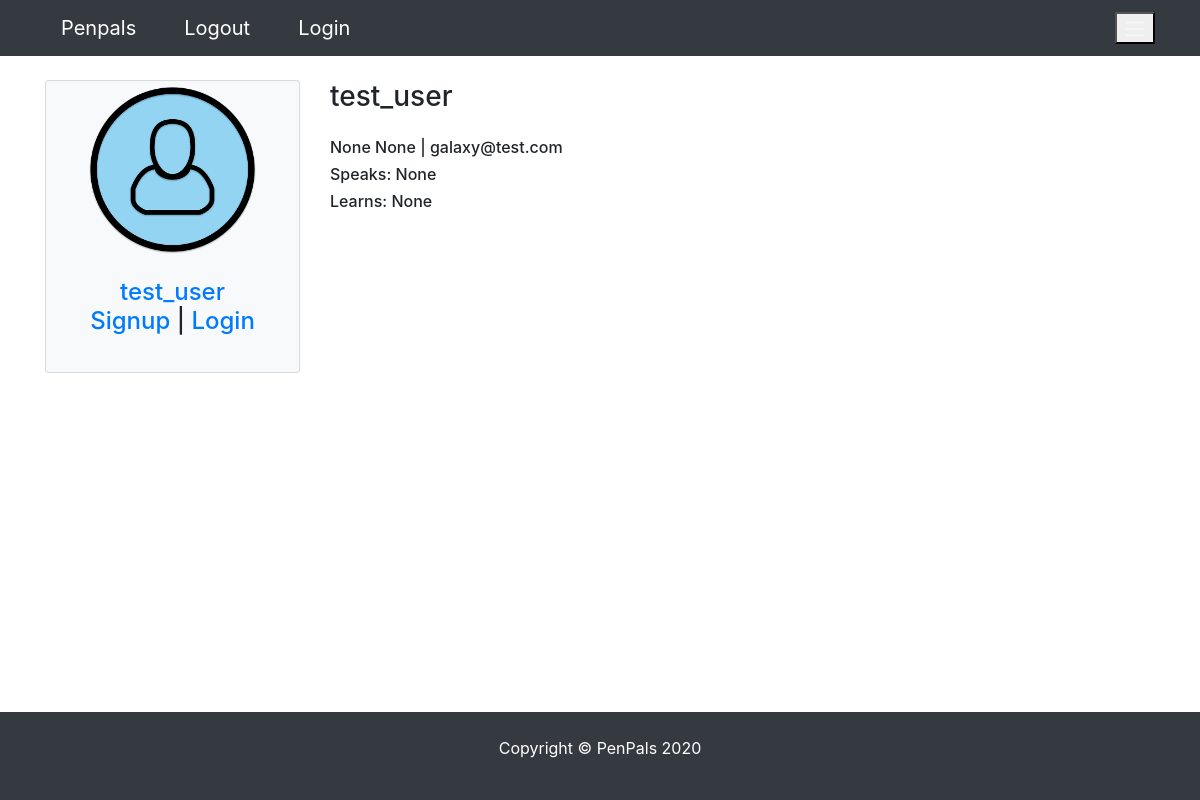
/profile/4, run on an earlier commit of the app's database.
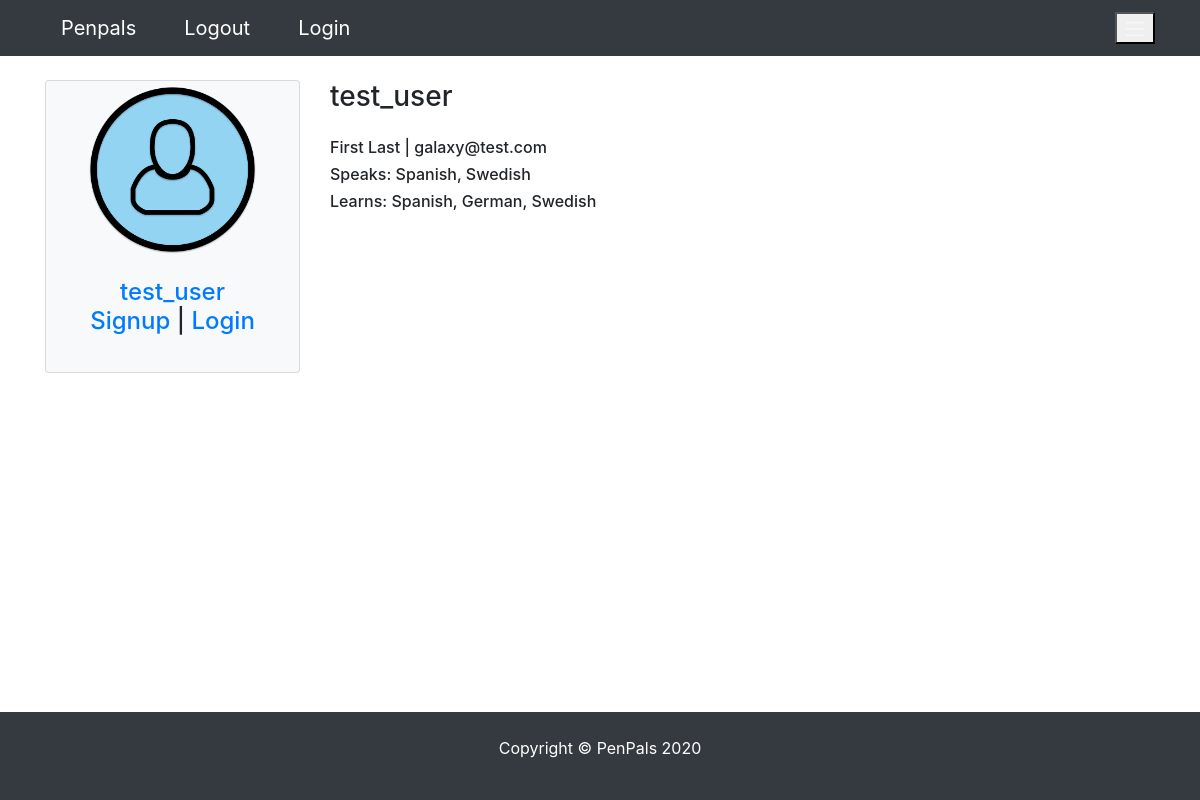
And on a later commit of the database.
### pages/models.py (models this page shows)
class Profile(models.Model):
    user = models.OneToOneField(
        User, blank=True, null=True, on_delete=models.CASCADE)
    first = models.CharField(max_length=200, blank=True, null=True)
    last = models.CharField(max_length=200, blank=True, null=True)
    photo = models.ImageField(
        default='user.png', upload_to='photos/%y/%m',  blank=True, null=True)
    friends = models.ManyToManyField('self', blank=True)
    speaks = models.CharField(max_length=200, blank=True, null=True)
    learns = models.CharField(max_length=200, blank=True, null=True)
    def __str__(self):
        return str(self.user)
    def get_absolute_url(self):
        return reverse("pages:profile", kwargs={"profile_id":self.pk})
    class Meta:
        ordering = ['-id']

### pages/views.py (the view)
# urls.py: path('profile/<int:profile_id>', ProfileView.as_view(), name="profile"),
class ProfileView(SuccessMessageMixin, DetailView):
    template_name = 'pages/profile.html'
    form_class = ProfileViewForm
    context_object_name = 'profile'
    model = Profile
    def get_object(self):
        instance = Profile.objects.get(id=self.kwargs['profile_id'])  # self.request.user.profile.id)
        instance.speaks = from_value_to_label(instance.speaks)
        instance.learns = from_value_to_label(instance.learns)
        return instance

### pages/utils.py (called while the page is built)
def from_value_to_label(field):
    if field is not None:
        list_of_labels = [label for value, label in LANGUAGE_CHOICES if str(value) in field]
        return ", ".join(list_of_labels)  # list_of_labels  #ast.literal_eval(field)  # [int(i) for i in field.replace('[','').replace(']','').replace(',','').replace("'",'').split(" ")] # list_of_labels #
    return field

### pages/templates/pages/profile.html (shortened to what this page needs)
{% extends 'pages/base.html' %}
{% block content %}
<div class="row">
  {% include 'pages/partials/_sidebar.html' %}
  <div class="col-md-9 col-sm-12">
    <h3>{{profile.user}}</h3>
    <div class="my-4">
        <h6>{{profile.first}} {{profile.last}} | {{profile.user.email}}</h6>
        <h6>Speaks: {{profile.speaks}}</h6>
        <h6>Learns: {{profile.learns}}</h6>
    </div>
  </div>
</div>
{% endblock content %}

### templates/pages/base.html (shortened to what this page needs)
{% load static %}
<!DOCTYPE html>
<html lang="en">
  <head>
    <link
      rel="stylesheet"
      href="{% static 'vendor/bootstrap/css/bootstrap.min.css' %}"
    />
    <link rel="stylesheet" href="{% static 'css/styles.css' %}" />
  </head>
  <body class="d-flex flex-column min-vh-100">
    <nav class="navbar navbar-expand-md bg-dark navbar-dark">
      <div class="container">
        <div class="d-flex justify-content-start">
          <a href="" class="navbar navbar-brand">Penpals</a>
          <a href="{% url 'logout' %}" class="navbar navbar-brand">Logout</a>
          <a href="{% url 'login' %}" class="navbar navbar-brand">Login</a>
        </div>
        <div class="d-flex justify-content-end">
          <button
            class="navbar-toggle"
            data-toggle="collapse"
            data-target="#collapsibleNavbar"
          >
            <span class="navbar-toggler-icon"></span>
          </button>
        </div>
      </div>
    </nav>
    <div class="container mt-4">
      {% block content %}
      {% endblock content %}
    </div>
    <footer class="bg-dark text-white mt-auto">
      <div class="container py-4">
        <p class="text-center">Copyright &copy; PenPals 2020</p>
      </div>
    </footer>
  </body>
</html>

### pages/templates/pages/partials/_sidebar.html
<div class="col-lg-3 col-md-3 col-sm-6 mx-auto">
    <div class="card bg-light mw-30rem">
        {% if profile.photo %}
            <img src="{{profile.photo.url}}" alt="profile photo url" class="card-img-top mx-auto rounded-circle">
        {% else %}
            <img src="https://placehold.it/200x200" alt="profile photo url" class="card-img-top mx-auto rounded-circle">
        {% endif %}
        <div class="card-body text-center">
            <h4 class="card-title">
                <a href="{{profile.get_absolute_url}}">{{profile}}</a>
                {% if request.user == profile.user %}
                <p>Welcome to PenPals, {{profile.user}}</p>
                <p><a href="{% url 'logout' %}">Logout</a></p>
                {% elif request.user.is_anonymous %}
                    <p><a href="{% url 'pages:signup' %}">Signup</a> | <a href="{% url 'login' %}">Login</a></p>
                {% endif %}
            </h4>
        </div>
    </div>
</div>

### static_files/css/styles.css (style rules this page uses)
.card-img-top { width: 70%; height: 70%; }
.card { margin-bottom: 1.5rem!important; }

What changed in the data, as far as the page shows it:
changed Profile "test_user": first "None" → "First"; last "None" → "Last"; speaks "None" → "Spanish, Swedish"; learns "None" → "Spanish, German, Swedish"
